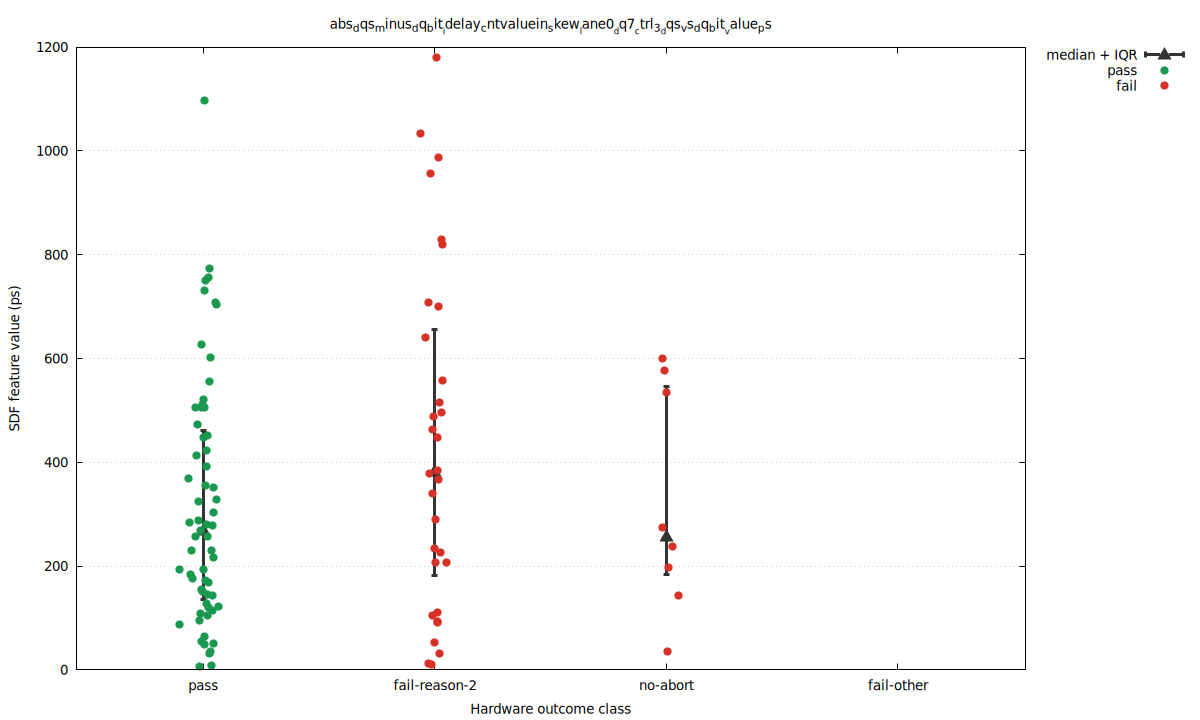

This figure's gnuplot source:
set terminal pngcairo size 1200,720 enhanced font 'DejaVu Sans,10'
set output 'baseline_seed_1_30_skew_abs_dqs_minus_dq_bit_idelay_cntvaluein_skew_lane0_dq7_ctrl_3_dqs_vs_dq_bit_value_ps_di.png'
set datafile separator comma
set key outside right top
set grid ytics
set xrange [0.45:4.55]
set xtics ('pass' 1, 'fail-reason-2' 2, 'no-abort' 3, 'fail-other' 4)
set xlabel 'Hardware outcome class'
set ylabel 'SDF feature value (ps)'
set title 'abs_dqs_minus_dq_bit__idelay_cntvaluein_skew__lane0__dq7__ctrl_3__dqs_vs_dq_bit__value_ps'
plot \
  'baseline_seed_1_30_skew_abs_dqs_minus_dq_bit_idelay_cntvaluein_skew_lane0_dq7_ctrl_3_dqs_vs_dq_bit_value_ps_di.summary.dat' using 1:4:3:5 with yerrorbars pt 9 ps 1.5 lw 3 lc rgb '#333333' title 'median + IQR', \
  'baseline_seed_1_30_skew_abs_dqs_minus_dq_bit_idelay_cntvaluein_skew_lane0_dq7_ctrl_3_dqs_vs_dq_bit_value_ps_di.dat' using 1:4 with points pt 7 ps 1.2 lc rgb '#1a9850' title 'pass', \
  'baseline_seed_1_30_skew_abs_dqs_minus_dq_bit_idelay_cntvaluein_skew_lane0_dq7_ctrl_3_dqs_vs_dq_bit_value_ps_di.dat' using 1:5 with points pt 7 ps 1.2 lc rgb '#d73027' title 'fail'
